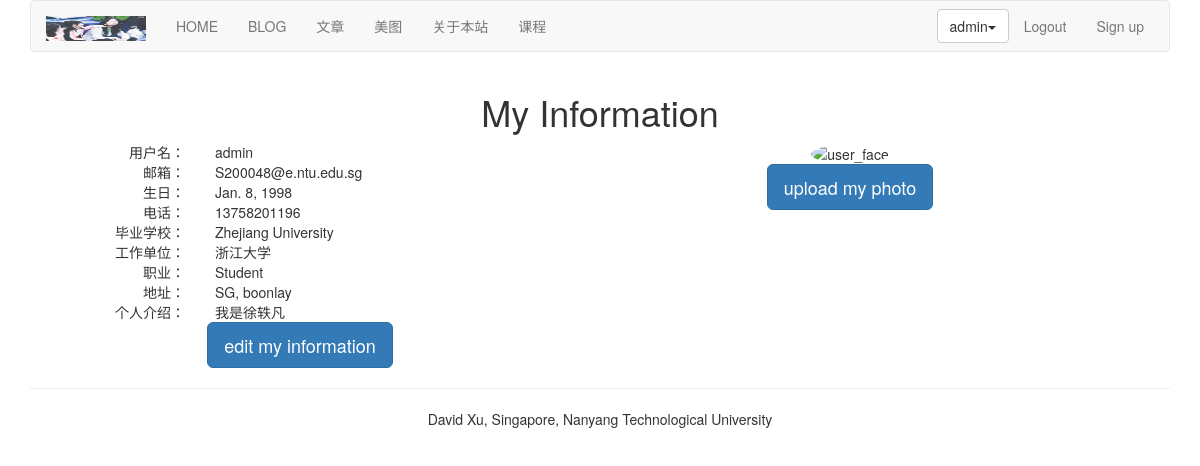
/account/my-information/ (signed in), run on the app's committed database.
### account/models.py (models this page shows, shortened)
class UserProfile(models.Model):
    user = models.OneToOneField(User, on_delete=models.CASCADE, unique=True)
    birth = models.DateField(blank=True, null=True)
    phone = models.CharField(max_length=20, null=True)

class UserInfo(models.Model):
    user = models.OneToOneField(User, on_delete=models.CASCADE, unique=True)
    school = models.CharField(max_length=100, blank=True)
    company = models.CharField(max_length=100, blank=True)
    profession = models.CharField(max_length=100, blank=True)
    address = models.CharField(max_length=100, blank=True)
    aboutme = models.TextField(blank=True)
    photo = models.ImageField(blank=True)

### account/views.py (the view)
# urls.py: path('my-information/', views.myself, name="my_information"),
@login_required()
def myself(request):
    if hasattr(request.user, 'userprofile'):
        userprofile = UserProfile.objects.get(user=request.user)
        userinfo = UserInfo.objects.get(user=request.user)
    else:
        userprofile = UserProfile.objects.create(user=request.user)
        userinfo = UserInfo.objects.create(user=request.user)
    return render(request, "account/myself.html",
                  {"user": request.user, "userinfo": userinfo, "userprofile": userprofile})

### templates/account/myself.html (shortened to what this page needs)
{% extends "base.html" %}
{% load staticfiles %}
{% block content %}
    <div class="row text-center vertical-middle-sm">
        <h1>My Information</h1>
        <div class="row">
            <div class="col-md-6">
                <div class="row">
                    <div class="col-md-4 text-right"><span>用户名：</span></div>
                    <div class="col-md-8 text-left">{{ user.username }}</div>
                </div>
                <div class="row">
                    <div class="col-md-4 text-right"><span>邮箱：</span></div>
                    <div class="col-md-8 text-left">{{ user.email }}</div>
                </div>
                <div class="row">
                    <div class="col-md-4 text-right"><span>生日：</span></div>
                    <div class="col-md-8 text-left">{{ userprofile.birth }}</div>
                </div>
                <div class="row">
                    <div class="col-md-4 text-right"><span>电话：</span></div>
                    <div class="col-md-8 text-left">{{ userprofile.phone }}</div>
                </div>
                <div class="row">
                    <div class="col-md-4 text-right"><span>毕业学校：</span></div>
                    <div class="col-md-8 text-left">{{ userinfo.school }}</div>
                </div>
                <div class="row">
                    <div class="col-md-4 text-right"><span>工作单位：</span></div>
                    <div class="col-md-8 text-left">{{ userinfo.company }}</div>
                </div>
                <div class="row">
                    <div class="col-md-4 text-right"><span>职业：</span></div>
                    <div class="col-md-8 text-left">{{ userinfo.profession }}</div>
                </div>
                <div class="row">
                    <div class="col-md-4 text-right"><span>地址：</span></div>
                    <div class="col-md-8 text-left">{{ userinfo.address }}</div>
                </div>
                <div class="row">
                    <div class="col-md-4 text-right"><span>个人介绍：</span></div>
                    <div class="col-md-8 text-left">{{ userinfo.aboutme }}</div>
                </div>
                <a href="{% url 'account:edit_my_information' %}">
                    <button class="btn btn-primary btn-lg">edit my information</button>
                </a>
            </div>
            <div class="col-md-6">
                <div style="margin-right: 100px">
                    {% if userinfo.photo %}
                        <img class="img-circle" src="{{ userinfo.photo|striptags }}"
                             id="my_photo" alt="user_face">
                    {% else %}
                        <img class="img-circle" src="{% static 'images/newton.jpg' %}"
                             id=" my_photo" alt="user_face">
                    {% endif %}
                </div>
                <div style="margin-right: 100px">
                    <button class="btn btn-primary btn-lg" id="upload_image" onclick="upload_image_layer()">upload my
                        photo
                    </button>
                </div>
            </div>
        </div>
    </div>
{% endblock %}

### templates/header.html (shortened to what this page needs)
{% load staticfiles %}
<div class="container">
    <nav class="navbar navbar-default" role="navigation">
        <div class="navbar-header">
            <a class="navbar-brand" href="http://www.baidu.com">
                <img src="{% static '/images/logo.png' %}" width="100px" height="25px" alt="logo">
            </a>
        </div>
        <div>
            <ul class="nav navbar-nav" role="navigation">
                <li><a href="{% url 'home' %}">HOME</a></li>
                <li><a href="{% url 'blog:blog_title' %}">BLOG</a></li>
                <li><a href="{% url 'article:article_titles' %}">文章</a></li>
                <li><a href="{% url 'image:falls_images' %}">美图</a></li>
                <li><a href="{% url 'course:about' %}">关于本站</a></li>
                <li><a href="{% url 'course:course_list' %}">课程</a></li>
            </ul>
            <ul class="nav navbar-nav navbar-right" style="margin-right: 10px;">
                {% if user.is_authenticated %}
                    <li>
                        <div class="dropdown" style="margin-top: 8px">
                            <button class="btn btn-default dropdown-toggle" type="button" id="dropdownMenu"
                                    data-toggle="dropdown">{{ user.username }}<span class="caret"></span></button>
                        </div>
                    </li>
                    <li><a href="{% url 'account:user_logout' %}">Logout</a></li>
                {% else %}
                    <li><a href="{% url "account:user_login" %}">Login</a></li>
                {% endif %}
                <li><a href="{% url "account:user_register" %}">Sign up</a></li>
            </ul>
        </div>
    </nav>
</div>

### data on the page
UserProfile: birth "Jan. 8, 1998", phone "13758201196"
UserInfo: school "Zhejiang University", company "浙江大学", profession "Student", address "SG, boonlay", aboutme "我是徐轶凡"

### other printed values
{{ user.username }} "admin"
{{ user.email }} "S200048@e.ntu.edu.sg"
